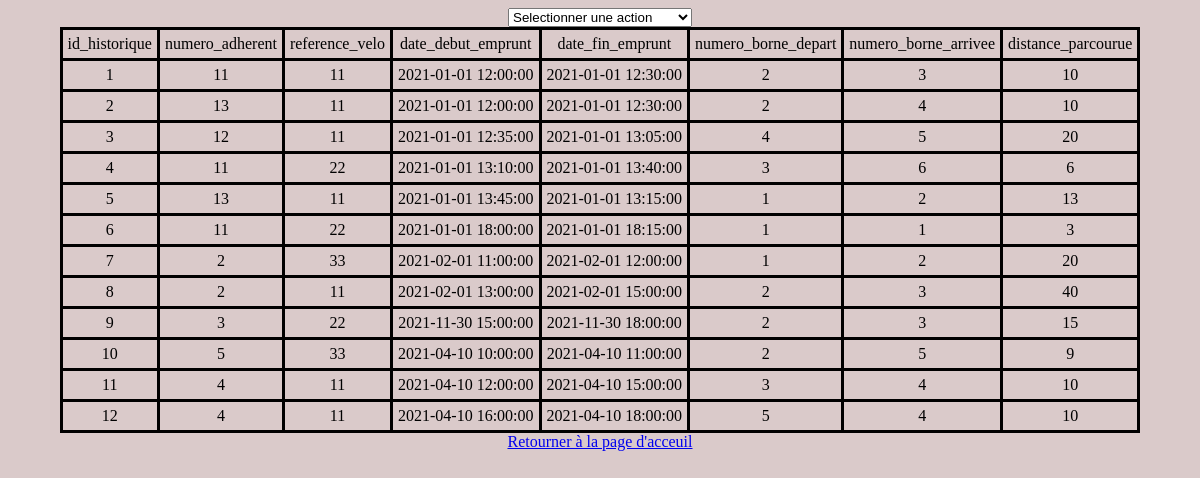
Screenshot of /php/update.php?action=emprunts with the database file from the repository.
### tables this page shows
CREATE TABLE `emprunts`
(
	numero_adherent INT,
	reference_velo INT,
	id_historique INT DEFAULT -1,
	PRIMARY KEY (id_historique)
);

CREATE TABLE `historique`
(
	id_historique INT AUTO_INCREMENT,
	date_debut_emprunt TIMESTAMP DEFAULT CURRENT_TIMESTAMP,
	date_fin_emprunt DATETIME,
	numero_borne_depart INT,
	numero_borne_arrivee INT,
	distance_parcourue INT,
	PRIMARY KEY (id_historique)
);

### php/update.php (the view, shortened to what this page needs)
<!DOCTYPE html>
<html>
    <head>
        <link rel="stylesheet" type="text/css" href="main.css" />
    </head>
    <body>
      <select onChange="changeOptions(this)">
	<option value="" selected="selected">Selectionner une action</option>
      </select>
<?php
 include "connect.php";
 if(isset($_GET['action']))
{
if ($_GET['action'] = "emprunts"){
    $result = mysqli_query($connection,"SELECT id_historique, numero_adherent, reference_velo, date_debut_emprunt, date_fin_emprunt, numero_borne_depart, numero_borne_arrivee, distance_parcourue  FROM emprunts natural join historique order by id_historique");
    $all_property = array();
    echo '<table class="data-table">
    <tr class="data-heading">';
    while ($property = mysqli_fetch_field($result)) {
        echo '<td>' . $property->name . '</td>';
        array_Push($all_property, $property->name);
    }
        echo '</tr>';
    while ($row = mysqli_fetch_array($result)) {
        echo "<tr>";
        foreach ($all_property as $item) {
        echo '<td>' . $row[$item] . '</td>';
        }
        echo '</tr>';
    }
    echo "</table>";
}
}
?>
<a type="submit" href="index.php?action=home">Retourner à la page d'acceuil</a>
</body>
</html>

### php/main.css (style rules this page uses)
body { text-align: center; background-color: #dacaca; }
table, th, td { margin: auto; border: 3px solid black; border-collapse: collapse; text-align: center; }
th, td { padding: 5px; text-align: center; }

### rows the page displays
emprunts: id_historique "1", numero_adherent "11", reference_velo "11", id_historique.date_debut_emprunt "2021-01-01 12:00:00", id_historique.date_fin_emprunt "2021-01-01 12:30:00", id_historique.numero_borne_depart "2", id_historique.numero_borne_arrivee "3", id_historique.distance_parcourue "10"
emprunts: id_historique "2", numero_adherent "13", reference_velo "11", id_historique.date_debut_emprunt "2021-01-01 12:00:00", id_historique.date_fin_emprunt "2021-01-01 12:30:00", id_historique.numero_borne_depart "2", id_historique.numero_borne_arrivee "4", id_historique.distance_parcourue "10"
emprunts: id_historique "3", numero_adherent "12", reference_velo "11", id_historique.date_debut_emprunt "2021-01-01 12:35:00", id_historique.date_fin_emprunt "2021-01-01 13:05:00", id_historique.numero_borne_depart "4", id_historique.numero_borne_arrivee "5", id_historique.distance_parcourue "20"
emprunts: id_historique "4", numero_adherent "11", reference_velo "22", id_historique.date_debut_emprunt "2021-01-01 13:10:00", id_historique.date_fin_emprunt "2021-01-01 13:40:00", id_historique.numero_borne_depart "3", id_historique.numero_borne_arrivee "6", id_historique.distance_parcourue "6"
emprunts: id_historique "5", numero_adherent "13", reference_velo "11", id_historique.date_debut_emprunt "2021-01-01 13:45:00", id_historique.date_fin_emprunt "2021-01-01 13:15:00", id_historique.numero_borne_depart "1", id_historique.numero_borne_arrivee "2", id_historique.distance_parcourue "13"
emprunts: id_historique "6", numero_adherent "11", reference_velo "22", id_historique.date_debut_emprunt "2021-01-01 18:00:00", id_historique.date_fin_emprunt "2021-01-01 18:15:00", id_historique.numero_borne_depart "1", id_historique.numero_borne_arrivee "1", id_historique.distance_parcourue "3"
emprunts: id_historique "7", numero_adherent "2", reference_velo "33", id_historique.date_debut_emprunt "2021-02-01 11:00:00", id_historique.date_fin_emprunt "2021-02-01 12:00:00", id_historique.numero_borne_depart "1", id_historique.numero_borne_arrivee "2", id_historique.distance_parcourue "20"
emprunts: id_historique "8", numero_adherent "2", reference_velo "11", id_historique.date_debut_emprunt "2021-02-01 13:00:00", id_historique.date_fin_emprunt "2021-02-01 15:00:00", id_historique.numero_borne_depart "2", id_historique.numero_borne_arrivee "3", id_historique.distance_parcourue "40"
emprunts: id_historique "9", numero_adherent "3", reference_velo "22", id_historique.date_debut_emprunt "2021-11-30 15:00:00", id_historique.date_fin_emprunt "2021-11-30 18:00:00", id_historique.numero_borne_depart "2", id_historique.numero_borne_arrivee "3", id_historique.distance_parcourue "15"
emprunts: id_historique "10", numero_adherent "5", reference_velo "33", id_historique.date_debut_emprunt "2021-04-10 10:00:00", id_historique.date_fin_emprunt "2021-04-10 11:00:00", id_historique.numero_borne_depart "2", id_historique.numero_borne_arrivee "5", id_historique.distance_parcourue "9"
emprunts: id_historique "11", numero_adherent "4", reference_velo "11", id_historique.date_debut_emprunt "2021-04-10 12:00:00", id_historique.date_fin_emprunt "2021-04-10 15:00:00", id_historique.numero_borne_depart "3", id_historique.numero_borne_arrivee "4", id_historique.distance_parcourue "10"
emprunts: id_historique "12", numero_adherent "4", reference_velo "11", id_historique.date_debut_emprunt "2021-04-10 16:00:00", id_historique.date_fin_emprunt "2021-04-10 18:00:00", id_historique.numero_borne_depart "5", id_historique.numero_borne_arrivee "4", id_historique.distance_parcourue "10"

### other values shown
$property->name "id_historique"
$property->name "numero_adherent"
$property->name "reference_velo"
$property->name "date_debut_emprunt"
$property->name "date_fin_emprunt"
$property->name "numero_borne_depart"
$property->name "numero_borne_arrivee"
$property->name "distance_parcourue"
